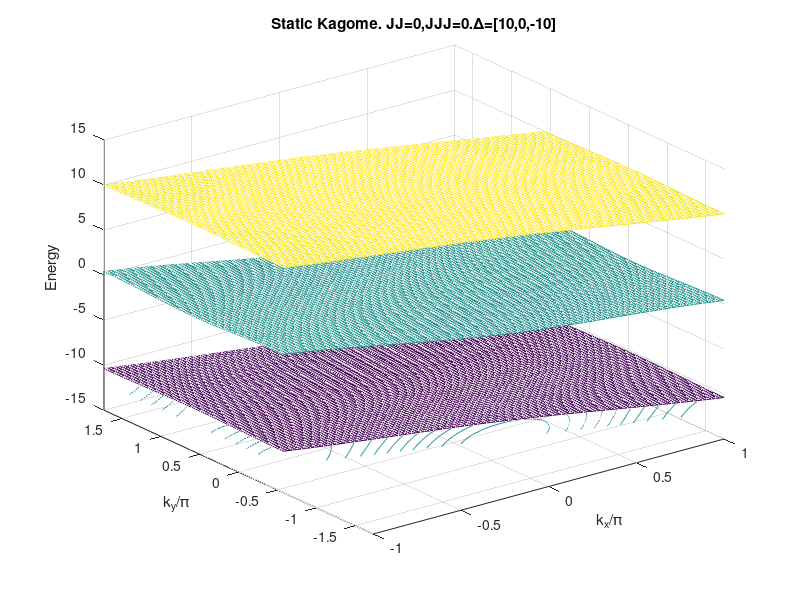

Write MATLAB code to recreate this figure. (Note: this script raises an error after producing the figure.)
% Kagome Hamiltonian static        

% Calculates the EulerInv for the singularites aroung Gamma point       
% non-Abelian Berry curvature  2nd&3rd bands (SurfaceTerm) and the LineIntegral around the BZ patch(BoundaryTerm)   

% nn hopping only, Gamma point is already Euler=1    


set(0,'DefaultFigureWindowStyle','docked')
set(groot,'defaultFigureCreateFcn',@(fig,~)addToolbarExplorationButtons(fig))
%%%%%%%%%%%%%%%%%%%%%%%%%%%%%%%%%%%%%%%%%%%%%%%%%%%%%%%%%%%%%%%%%%%%%%%%%%%
% ------------------------- INPUT -----------------------------------------
J=1;   %nn tunneling, -t below
J1=J;  J2=J;  J3=J;   %tunneling strength along three directions
JJ=0;  
JJJ=0;  

DeltaA=10;    %sublattice offset will be diag([DeltaA 0 DeltaC])
DeltaB=0;
DeltaC=-10;


kN=101;  %k-grid   for nonAbel calculation. will use same grid for integral and derivatives
% -------------------------------------------------------------------------
%%%%%%%%%%%%%%%%%%%%%%%%%%%%%%%%%%%%%%%%%%%%%%%%%%%%%%%%%%%%%%%%%%%%%%%%%%%


Hoffset=diag([DeltaA DeltaB DeltaC]);


%nearest neighbor vectors, within basis yani
d1=[1 0]/2;
d2=[1/2 sqrt(3)/2]/2;
d3=[-1/2 sqrt(3)/2]/2;
 
% lattice vectors, unit length a=1 for these
a1=2*d1;
a2=2*d2; 
a3=2*d3;


rA=a3/2;   %for origin at the center of hxgn, distance to A site. It's sign doesn't matter for V matrices below (we think) 
rB=a2/2;
rC=a1/2;


% reciprocal lattice vectors
b1=[2*pi -2*pi/sqrt(3)];
b2=[0 4*pi/sqrt(3)];


% reciprocal vector coefficients defining the BZ
alpha1=linspace(-.5,.5,kN); 
alpha2=linspace(-.5,.5,kN); %alpha1;
[Alpha1, Alpha2]=meshgrid(alpha1,alpha2);
kxRange=Alpha1*b1(1)+Alpha2*b2(1);  % BZ 
kyRange=Alpha1*b1(2)+Alpha2*b2(2);





% ----calculate and save e.st.s at grid points, and gauge fix if needed   
EnBands=zeros(3,size(kxRange,1),size(kxRange,2));
psi1set=zeros(3,size(kxRange,1),size(kxRange,2)); 
psi2set=zeros(3,size(kxRange,1),size(kxRange,2));   
psi3set=zeros(3,size(kxRange,1),size(kxRange,2));
for ck1=1:size(kxRange,2)   %along alpha1,b1 which is the 2nd dim in meshgrid
    for ck2=1:size(kxRange,1)  %along alpha2,b2 
        k=[kxRange(ck2,ck1); kyRange(ck2,ck1)];
        
        Hnnnn=JJJ*diag([cos((a3)*k) cos((a2)*k) cos((a1)*k)]);
        
        
        h1bare=-2*[0 J1*cos(a1*k/2)+JJ*cos((a3+a2)/2*k) 0; 0 0 0; 0 0 0];   %Hamiltonian along a single direction w/o lambda increase  
        h2bare=-2*[0 0 J2*cos(a2*k/2)+JJ*cos((a3-a1)/2*k); 0 0 0; 0 0 0];
        h3bare=-2*[0 0 0; 0 0 J3*cos(a3*k/2)+JJ*cos((a1+a2)/2*k); 0 0 0];
        H=h1bare+h2bare+h3bare +h1bare'+h2bare'+h3bare' +Hnnnn +Hoffset;  %full Hamiltonian        
        
        [Evec,D]=eig(H);      [D,ind]=sort(real(diag(D)));  
        EnBands(:,ck2,ck1)=D;   
        psi1=Evec(:,ind(1));
        psi2=Evec(:,ind(2));
        psi3=Evec(:,ind(3));
        
        if any(abs(1-diag(Evec'*Evec))>1e-6)  % abs(psi2'*psi3)>1e-6 || abs(psi2'*bareGst(:,ckx,cky))>1e-6 || abs(psi3'*bareGst(:,ckx,cky))>1e-6  %e.st.s are not orthogonal
            disp('schur')
            [Evec,T]=schur(Heff);   if max(abs(imag(T)))>1e-7,   error('this is imaginary');  end;    [Eval,ind]=sort(real(diag(T)));
            psi1=Evec(:,ind(1));   
            psi2=Evec(:,ind(2));
            psi3=Evec(:,ind(3));
        end
        
        psi1set(:,ck2,ck1)=psi1;  psi2set(:,ck2,ck1)=psi2;  psi3set(:,ck2,ck1)=psi3;
        
        
%         % ----- gauge fixing -----------
%         if cky~=1
%             if squeeze(psi2set(:,ckx,cky-1))'*psi2<0,  psi2=-psi2; end
%             if squeeze(psi3set(:,ckx,cky-1))'*psi3<0,  psi3=-psi3; end
%         else
%             if ckx~=1
%                 if squeeze(psi2set(:,ckx-1,cky))'*psi2<0,  psi2=-psi2; end
%                 if squeeze(psi3set(:,ckx-1,cky))'*psi3<0,  psi3=-psi3; end
%             end            
%         end        
%         psi2set(:,ckx,cky)=psi2;  psi3set(:,ckx,cky)=psi3;       
    end
end


figure;  
mesh(kxRange/pi,kyRange/pi,squeeze(EnBands(1,:,:)));   
hold on;    meshc(kxRange/pi,kyRange/pi,squeeze(EnBands(2,:,:))); 
hold on;    mesh(kxRange/pi,kyRange/pi,squeeze(EnBands(3,:,:))); 
xlabel('k_x/\pi'); ylabel('k_y/\pi');   zlabel('Energy'); 
title(['Static Kagome. JJ=' num2str(JJ) ',JJJ=' num2str(JJJ) '.\Delta=[' num2str(DeltaA) ',' num2str(DeltaB) ',' num2str(DeltaC) ']'])




max(abs(imag(psi1set(:)))), max(abs(imag(psi2set(:)))), max(abs(imag(psi3set(:))))





%% 
%% ----------------- Berry Phase calculation --------------------------------
kxRange=Alpha1*b1(1)+Alpha2*b2(1);  % BZ 
kyRange=Alpha1*b1(2)+Alpha2*b2(2);

% ----------- Along b2 -----------------------------------        
ck1=5;       % fixed index positions on @b1*alpha1(ck1). kxRange(:,ck1=1)=0, will increase ck2

Wmatrix=ones(1,3);    %for 1st,2nd,3rd e.st.s
% Uk=[psi1set(:,1,ck1) psi2set(:,1,ck1) psi3set(:,1,ck1)];   %E.st. matrix [psi1 psi2 psi3] at the starting point of b2,alpha2, so ck2=1
for ck2=2:(size(kxRange,1)-1)  %along alpha2,b2, excluding last point    
    Wmatrix(1)=psi1set(:,ck2,ck1)'*psi1set(:,ck2-1,ck1)*Wmatrix(1);
    Wmatrix(2)=psi2set(:,ck2,ck1)'*psi2set(:,ck2-1,ck1)*Wmatrix(2);
    Wmatrix(3)=psi3set(:,ck2,ck1)'*psi3set(:,ck2-1,ck1)*Wmatrix(3);
end
Vb2=diag([exp(-1i*rA*b2.') exp(-1i*rB*b2.') exp(-1i*rC*b2.')]);
% Uk_next=Vb2*[psi1set(:,1,ck1) psi2set(:,1,ck1) psi3set(:,1,ck1)];

Wmatrix(1)=(Vb2*psi1set(:,1,ck1))'*psi1set(:,size(kxRange,1)-1,ck1)*Wmatrix(1);
Wmatrix(2)=(Vb2*psi2set(:,1,ck1))'*psi2set(:,size(kxRange,1)-1,ck1)*Wmatrix(2);
Wmatrix(3)=(Vb2*psi3set(:,1,ck1))'*psi3set(:,size(kxRange,1)-1,ck1)*Wmatrix(3);

 
disp(['BerryPhases along b2=[' num2str(round(imag(log(eig(Wmatrix(1))))/pi,5)) ','...
                               num2str(round(imag(log(eig(Wmatrix(2))))/pi,5))  ',' ...
                               num2str(round(imag(log(eig(Wmatrix(3))))/pi,5))  ']*pi'])




% ----------- Along b1 -----------------------------------  
ck2=5;       % fixed index positions on @b2*alpha2(ck2). kxRange(ck2,:)=increases,kyRange(ck2,:)=decreases for increasing ck1

Wmatrix=ones(1,3);    %for 1st,2nd,3rd e.st.s
Uk=[psi1set(:,ck2,1), psi2set(:,ck2,1), psi3set(:,ck2,1)];   %E.st. matrix [psi1 psi2 psi3] at the starting point of b1,alpha1, so ck1=1
for ck1=1:(size(kxRange,2)-1)   %along alpha1,b1 which is the 2nd dim in meshgrid
    Uk_next=[psi1set(:,ck2,ck1), psi2set(:,ck2,ck1), psi3set(:,ck2,ck1)];
    
    Wmatrix(1)=Uk_next(:,1)'*Uk(:,1)*Wmatrix(1);
    Wmatrix(2)=Uk_next(:,2)'*Uk(:,2)*Wmatrix(2);
    Wmatrix(3)=Uk_next(:,3)'*Uk(:,3)*Wmatrix(3);
    
    Uk=Uk_next;   %for the next iteration
end
Vb1=diag([exp(-1i*rA*b1.') exp(-1i*rB*b1.') exp(-1i*rC*b1.')]);
Uk_next=Vb1*[psi1set(:,ck2,1) psi2set(:,ck2,1) psi3set(:,ck2,1)];

Wmatrix(1)=Uk_next(:,1)'*Uk(:,1)*Wmatrix(1);
Wmatrix(2)=Uk_next(:,2)'*Uk(:,2)*Wmatrix(2);
Wmatrix(3)=Uk_next(:,3)'*Uk(:,3)*Wmatrix(3);
 
disp(['BerryPhases along b1=[' num2str(round(imag(log(eig(Wmatrix(1))))/pi,5)) ','...
                               num2str(round(imag(log(eig(Wmatrix(2))))/pi,5))  ',' ...
                               num2str(round(imag(log(eig(Wmatrix(3))))/pi,5))  ']*pi'])




% ----------- Along b2 ----- in for loop -----------------------------------        
ck1_range=1:5:size(kxRange,2);       % fixed index positions on @b1*alpha1(ck1). kxRange(:,ck1=1)=0, will scan ck2 at each these ck1


Wmatrix_b1=ones(3,numel(ck1_range));     %for 1st,2nd,3rd e.st.s
Gamma_b1=ones(3,numel(ck1_range))*10;   %Berry phases from Wmatrix
for cn=1:numel(ck1_range)  
    ck1=ck1_range(cn);
    
    for ck2=2:(size(kxRange,1)-1)   %along alpha2,b2, excluding last point
        Wmatrix_b1(1,cn)=psi1set(:,ck2,ck1)'*psi1set(:,ck2-1,ck1)*Wmatrix_b1(1,cn);
        Wmatrix_b1(2,cn)=psi2set(:,ck2,ck1)'*psi2set(:,ck2-1,ck1)*Wmatrix_b1(2,cn);
        Wmatrix_b1(3,cn)=psi3set(:,ck2,ck1)'*psi3set(:,ck2-1,ck1)*Wmatrix_b1(3,cn);
    end
    Wmatrix_b1(1,cn)=(Vb2*psi1set(:,1,ck1))'*psi1set(:,size(kxRange,1)-1,ck1)*Wmatrix_b1(1,cn);
    Wmatrix_b1(2,cn)=(Vb2*psi2set(:,1,ck1))'*psi2set(:,size(kxRange,1)-1,ck1)*Wmatrix_b1(2,cn);
    Wmatrix_b1(3,cn)=(Vb2*psi3set(:,1,ck1))'*psi3set(:,size(kxRange,1)-1,ck1)*Wmatrix_b1(3,cn);
    
    Gamma_b1(1,cn)=imag(log(eig(Wmatrix_b1(1,cn))));
    Gamma_b1(2,cn)=imag(log(eig(Wmatrix_b1(2,cn))));
    Gamma_b1(3,cn)=imag(log(eig(Wmatrix_b1(3,cn))));
end 

figure;  
subplot(2,1,1);  plot(ck1_range/size(kxRange,2),abs(Gamma_b1(1,:))/pi,'k*-',ck1_range/size(kxRange,2),abs(Gamma_b1(2,:))/pi,'mo-',ck1_range/size(kxRange,2),abs(Gamma_b1(3,:))/pi,'bd-');  box on
xlabel('|b_1|');  ylabel('|Berry Phase| / \pi');   title(['Static Kagome. JJ=' num2str(JJ) ',JJJ=' num2str(JJJ) '.\Delta=[' num2str(DeltaA) ',' num2str(DeltaB) ',' num2str(DeltaC) ']'])
legend('Band 1','Band 2','Band 3')



% ----------- Along b1 ---- in for loop -------------------------------  
ck2_range=1:5:size(kxRange,1);       % fixed index positions on @b2*alpha2(ck2). kxRange(ck2,:)=increases,kyRange(ck2,:)=decreases for increasing ck1

Wmatrix_b2=ones(3,numel(ck2_range));     %for 1st,2nd,3rd e.st.s
Gamma_b2=ones(3,numel(ck2_range))*10;   %Berry phases from Wmatrix
for cn=1:numel(ck2_range)  
    ck2=ck2_range(cn);
    
    Uk=[psi1set(:,ck2,1), psi2set(:,ck2,1), psi3set(:,ck2,1)];   %E.st. matrix [psi1 psi2 psi3] at the starting point of b1,alpha1, so ck1=1
    for ck1=2:size(kxRange,2)   %along alpha1,b1 which is the 2nd dim in meshgrid
        Uk_next=[psi1set(:,ck2,ck1), psi2set(:,ck2,ck1), psi3set(:,ck2,ck1)];

        Wmatrix_b2(1,cn)=Uk_next(:,1)'*Uk(:,1)*Wmatrix_b2(1,cn);
        Wmatrix_b2(2,cn)=Uk_next(:,2)'*Uk(:,2)*Wmatrix_b2(2,cn);
        Wmatrix_b2(3,cn)=Uk_next(:,3)'*Uk(:,3)*Wmatrix_b2(3,cn);

        Uk=Uk_next;   %for the next iteration
    end
    Uk_next=Vb1*[psi1set(:,ck2,1) psi2set(:,ck2,1) psi3set(:,ck2,1)];
    Wmatrix_b2(1,cn)=Uk_next(:,1)'*Uk(:,1)*Wmatrix_b2(1,cn);
    Wmatrix_b2(2,cn)=Uk_next(:,2)'*Uk(:,2)*Wmatrix_b2(2,cn);
    Wmatrix_b2(3,cn)=Uk_next(:,3)'*Uk(:,3)*Wmatrix_b2(3,cn);
    
    Gamma_b2(1,cn)=imag(log(eig(Wmatrix_b2(1,cn))));
    Gamma_b2(2,cn)=imag(log(eig(Wmatrix_b2(2,cn))));
    Gamma_b2(3,cn)=imag(log(eig(Wmatrix_b2(3,cn))));
end

subplot(2,1,2);  plot(ck2_range/size(kxRange,1),abs(Gamma_b2(1,:))/pi,'k*-',ck2_range/size(kxRange,1),abs(Gamma_b2(2,:))/pi,'mo-',ck2_range/size(kxRange,1),abs(Gamma_b2(3,:))/pi,'bd-');  box on
xlabel('|b_2|');   ylabel('|Berry Phase| / \pi');  
legend('Band 1','Band 2','Band 3')











%% ============= THE PATCH EULER CLASS, NN Kagome only ===================== Gamma
kxRange_patch=linspace(-.5*pi,.5*pi,kN);    % Rectangular, around Gamma
kyRange_patch=kxRange_patch;  
dk=kxRange_patch(2)-kxRange_patch(1);  
kxExtd=[kxRange_patch  kxRange_patch(end)+dk];   
kyExtd=kxExtd;  %have kN+1 elements

% ----calculate and save e.st.s at grid points, and gauge fix
EnBands=zeros(3,kN+1,kN+1);
bareGst=zeros(3,kN+1,kN+1);    %no gauge fixing 
psi2set=zeros(3,kN+1,kN+1);   
psi3set=zeros(3,kN+1,kN+1); 
for ckx=1:kN+1
    for cky=1:kN+1
        k=[kxExtd(ckx); kyExtd(cky)];
        
        h1bare=-J1*2*[0 cos(a1*k/2) 0; cos(a1*k/2) 0 0; 0 0 0];   %Hamiltonian along a single direction w/o increase  
        h2bare=-J2*2*[0 0 cos(a2*k/2); 0 0 0; cos(a2*k/2) 0 0];
        h3bare=-J3*2*[0 0 0; 0 0 cos(a3*k/2); 0 cos(a3*k/2) 0];
        H=h1bare+h2bare+h3bare +Hoffset;  %full Hamiltonian        
        
        [Evec,D]=eig(H);      [D,ind]=sort(diag(D));  
        EnBands(:,ckx,cky)=D;   
        bareGst(:,ckx,cky)=Evec(:,ind(1));   %before any gauge-fixing attempt
        psi2=Evec(:,ind(2));
        psi3=Evec(:,ind(3));
        
        if any(abs(1-diag(Evec'*Evec))>1e-6)  % abs(psi2'*psi3)>1e-6 || abs(psi2'*bareGst(:,ckx,cky))>1e-6 || abs(psi3'*bareGst(:,ckx,cky))>1e-6  %e.st.s are not orthogonal
            disp('schur')
            [Evec,T]=schur(Heff);   if max(abs(imag(T)))>1e-7,   error('this is imaginary');  end;    [Eval,ind]=sort(real(diag(T)));
            bareGst(:,ckx,cky)=Evec(:,ind(1));   %before any gauge-fixing attempt
            psi2=Evec(:,ind(2));
            psi3=Evec(:,ind(3));
        end
        
        
        % ----- gauge fixing -----------
        if cky~=1
            if squeeze(psi2set(:,ckx,cky-1))'*psi2<0,  psi2=-psi2; end
            if squeeze(psi3set(:,ckx,cky-1))'*psi3<0,  psi3=-psi3; end
        else
            if ckx~=1
                if squeeze(psi2set(:,ckx-1,cky))'*psi2<0,  psi2=-psi2; end
                if squeeze(psi3set(:,ckx-1,cky))'*psi3<0,  psi3=-psi3; end
            end            
        end        
        psi2set(:,ckx,cky)=psi2;  psi3set(:,ckx,cky)=psi3;       
    end
end


figure;  
mesh(kxExtd,kyExtd,squeeze(EnBands(1,:,:))'/pi);   
hold on;    meshc(kxExtd,kyExtd,squeeze(EnBands(2,:,:))'/pi); 
hold on;    mesh(kxExtd,kyExtd,squeeze(EnBands(3,:,:))/pi); 
xlabel('k_x'); ylabel('k_y');  zlabel('Energy/\pi'); 
title('Static Kagome')


figure;  
surf(kxExtd,kyExtd,squeeze(EnBands(1,:,:))/pi);   
hold on;    surf(kxExtd,kyExtd,squeeze(EnBands(2,:,:))/pi); 
hold on;    surf(kxExtd,kyExtd,squeeze(EnBands(3,:,:))/pi); 
xlabel('k_x'); ylabel('k_y');  zlabel('Energy/\pi'); 
title('Static Kagome')



% ----- now calculate non-Abel. BerryCurv. -----------------------
Omega23=zeros(kN,kN);   %Euler integrand, i.e. non-Abelian Berry curv for 2nd&3rd bands
intg_x=zeros(1,kN);
for ckx=1:kN
    for cky=1:kN
        dx_psi2=( squeeze(psi2set(:,ckx+1,cky))-squeeze(psi2set(:,ckx,cky)) )/dk;    %der. of 2nd st. derk=dk 
        dy_psi2=( squeeze(psi2set(:,ckx,cky+1))-squeeze(psi2set(:,ckx,cky)) )/dk;
        
        dx_psi3=( squeeze(psi3set(:,ckx+1,cky))-squeeze(psi3set(:,ckx,cky)) )/dk;    %der. of 3rd st. derk=dk 
        dy_psi3=( squeeze(psi3set(:,ckx,cky+1))-squeeze(psi3set(:,ckx,cky)) )/dk;  
        
        Omega23(ckx,cky)=dx_psi2'*dy_psi3-dy_psi2'*dx_psi3;     
    end
    %trying to remove divergences in Omega23 whose range lets say btwn [-5 5] at largest   
    temp23=squeeze(Omega23(ckx,:));
    ind=find(temp23>10);
    for cn=1:numel(ind)
        if ind(cn)==1 
            if ckx>1, temp23(1)=Omega23(ckx-1,1); else, temp23(1)=temp23(5);   end  %if the first element is diverging, replace it w/ prev ckx, or if it's really the first element w/ the 5th cky element
        else, temp23(ind(cn))=temp23(ind(cn)-1);   %for all other diverging elements, replace it w/ prev element
        end
    end
    ind=find(temp23<-10); %0.33);
    for cn=1:numel(ind)
        if ind(cn)==1
            if ckx>1, temp23(1)=Omega23(ckx-1,1); else, temp23(1)=temp23(5);  end %if the first element is divergind, replace it w/ the 5th element
        else, temp23(ind(cn))=temp23(ind(cn)-1);   %for all other diverging elements, replace it w/ prev element
        end
    end
    Omega23(ckx,:)=temp23;    
    
%     if ckx>1   %tring to remove flat lines of really large numbers
%         if any(abs(Omega23(ckx,:)-Omega23(ckx-1,:))>9)
%             ckx,
%             Omega23(ckx,abs(Omega23(ckx,:)-Omega23(ckx-1,:))>9)=Omega23(ckx-1,abs(Omega23(ckx,:)-Omega23(ckx-1,:))>9);
%         end
%     end
    
    intg_x(ckx)=sum( (Omega23(ckx,1:kN-1)+Omega23(ckx,2:kN))/2 )*dk;   %take ky-integral
end
putvar(kxRange_patch,kyRange_patch,Omega23)

if max(abs(imag(Omega23(:))))>1e-8, warning('\Omega_23 is imaginary'); end
figure;   surf(kxRange_patch/pi,kyRange_patch/pi,real(Omega23).');      %zlim([0 2])
xlabel('k_x/\pi');  ylabel('k_y/\pi');  zlabel('nonAbel. BerryCurv._{23} around \Gamma');    drawnow


SurfTerm=1/2/pi*sum( (intg_x(1:kN-1)+intg_x(2:kN))/2 )*dk,








% ------ Boundary Term around the BZ patch Omega23 is calculated -------
A23bottom=zeros(1,kN);    %Berry conn. <psi2|dk psi3>, integrand of the boundary term
for ckx=1:kN  %going right at bottom edge cky=1     
    A23bottom(ckx)=(squeeze(psi2set(:,ckx,1)))'*( squeeze(psi3set(:,ckx+1,1))-squeeze(psi3set(:,ckx,1)) )/dk;     
end
if max(abs(imag(A23bottom)))>1e-8, warning('A23 is imaginary'); end
hold on; plot3(kxRange_patch/pi,kyRange_patch(1)*ones(1,kN)/pi,real(A23bottom),'r.')
BoundaryTerm=sum( (A23bottom(1:kN-1)+A23bottom(2:kN))/2 )*dk; 


A23right=zeros(1,kN);    %Berry conn. for rigth edge upward
for cky=1:kN       %going up on right edge, ckx=kNx
    A23right(cky)=(squeeze(psi2set(:,kN,cky)))'*( squeeze(psi3set(:,kN,cky+1))-squeeze(psi3set(:,kN,cky)) )/dk;
end
if max(abs(imag(A23right)))>1e-8, warning('A23 is imaginary'); end
hold on; plot3(kxRange_patch(kN)*ones(1,kN)/pi,kyRange_patch/pi,real(A23right),'b.')
BoundaryTerm=BoundaryTerm +sum( (A23right(1:kN-1)+A23right(2:kN))/2 )*dk; 


A23top=zeros(1,kN-1);    %Berry conn. for top edge, moving leftward
for ckx=1:kN-1  %going left at top edge cky=kNx   
    A23top(ckx)=(squeeze(psi2set(:,kN-ckx+1,kN)))'*( squeeze(psi3set(:,kN-ckx,kN))-squeeze(psi3set(:,kN-ckx+1,kN)) )/dk;  
end
% --- 
k=[kxRange_patch(1)-dk; kyRange_patch(kN)];
h1bare=-J1*2*[0 cos(a1*k/2) 0; cos(a1*k/2) 0 0; 0 0 0];   %Hamiltonian along a single direction w/o lambda increase  
h2bare=-J2*2*[0 0 cos(a2*k/2); 0 0 0; cos(a2*k/2) 0 0];
h3bare=-J3*2*[0 0 0; 0 0 cos(a3*k/2); 0 cos(a3*k/2) 0];
H=h1bare+h2bare+h3bare;  %full Hamiltonian
[Evec,Eval]=eig(H);    if max(abs(imag(Eval)))>1e-7,   error('this is imaginary');  end;    Eval=real(Eval);
[~,ind]=sort(diag(Eval));
psi3=Evec(:,ind(3));  %3rd band
if squeeze(psi3set(:,1,kN))'*psi3<0,  psi3=-psi3; end
A23top(kN)=(squeeze(psi2set(:,1,kN)))'*( psi3-squeeze(psi3set(:,1,kN)) )/dk;   %last data point of A23top@top left corner
if max(abs(imag(A23top)))>1e-8, warning('A23 is imaginary'); end
hold on; plot3(kxRange_patch(kN:-1:1)/pi,kyRange_patch(kN)*ones(1,kN)/pi,real(A23top),'r.')
BoundaryTerm=BoundaryTerm +sum( (A23top(1:kN-1)+A23top(2:kN))/2 )*dk;


A23left=zeros(1,kN-1);    %Berry conn. for left edge, moving down
for cky=1:kN-1      %going down on left edge, ckx=1
    A23left(cky)=(squeeze(psi2set(:,1,kN-cky+1)))'*( squeeze(psi3set(:,1,kN-cky))-squeeze(psi3set(:,1,kN-cky+1)) )/dk;
end
% --- 
k=[kxRange_patch(1); kyRange_patch(1)-dk];
h1bare=-J1*2*[0 cos(a1*k/2) 0; cos(a1*k/2) 0 0; 0 0 0];   %Hamiltonian along a single direction w/o lambda increase  
h2bare=-J2*2*[0 0 cos(a2*k/2); 0 0 0; cos(a2*k/2) 0 0];
h3bare=-J3*2*[0 0 0; 0 0 cos(a3*k/2); 0 cos(a3*k/2) 0];
H=h1bare+h2bare+h3bare;  %full Hamiltonian 
[Evec,Eval]=eig(H);    if max(abs(imag(Eval)))>1e-7,   error('this is imaginary');  end;    Eval=real(Eval);
[~,ind]=sort(diag(Eval));
psi3=Evec(:,ind(3));  %3rd band
if squeeze(psi3set(:,1,1))'*psi3<0,  psi3=-psi3; end
A23left(kN)=(squeeze(psi2set(:,1,1)))'*( psi3-squeeze(psi3set(:,1,1)) )/dk;
if max(abs(imag(A23left)))>1e-8, warning('A23 is imaginary'); end
hold on; plot3(kxRange_patch(1)*ones(1,kN)/pi,kyRange_patch(kN:-1:1)/pi,real(A23left),'r.')
BoundaryTerm=(BoundaryTerm +sum( (A23left(1:kN-1)+A23left(2:kN))/2 )*dk )/2/pi


Euler23_nonAbel=SurfTerm-BoundaryTerm

title(['(SurfIntg=' num2str(round(SurfTerm,3)) ')-(BoundaryTerm=' num2str(round(BoundaryTerm,3)) ') = ' num2str(round(Euler23_nonAbel,3))])







